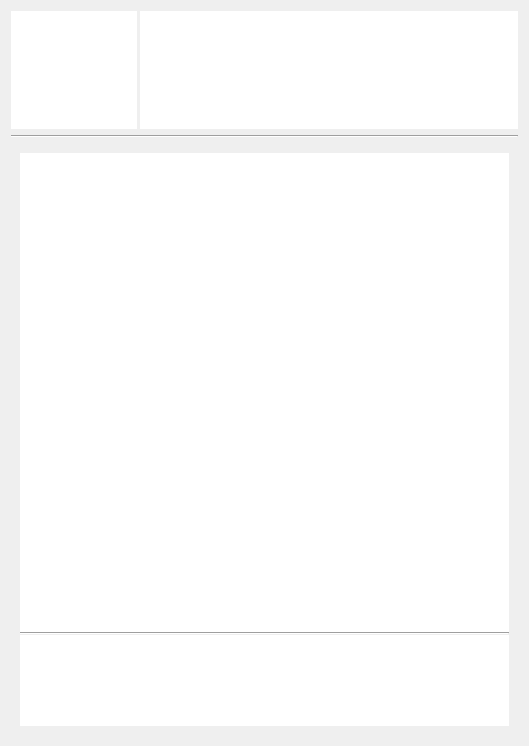
<?xml version="1.0" encoding="UTF-8"?>
<ui version="4.0">
 <class>Ticket</class>
 <widget class="QWidget" name="Ticket">
  <property name="geometry">
   <rect>
    <x>0</x>
    <y>0</y>
    <width>529</width>
    <height>746</height>
   </rect>
  </property>
  <property name="windowTitle">
   <string>Form</string>
  </property>
  <layout class="QVBoxLayout" name="verticalLayout_3">
   <item>
    <widget class="QWidget" name="widget_2" native="true">
     <property name="sizePolicy">
      <sizepolicy hsizetype="Preferred" vsizetype="Preferred">
       <horstretch>0</horstretch>
       <verstretch>1</verstretch>
      </sizepolicy>
     </property>
     <layout class="QHBoxLayout" name="horizontalLayout">
      <property name="spacing">
       <number>3</number>
      </property>
      <property name="leftMargin">
       <number>0</number>
      </property>
      <property name="topMargin">
       <number>0</number>
      </property>
      <property name="rightMargin">
       <number>0</number>
      </property>
      <property name="bottomMargin">
       <number>0</number>
      </property>
      <item>
       <widget class="QLabel" name="logo">
        <property name="sizePolicy">
         <sizepolicy hsizetype="Preferred" vsizetype="Preferred">
          <horstretch>3</horstretch>
          <verstretch>0</verstretch>
         </sizepolicy>
        </property>
        <property name="styleSheet">
         <string notr="true">background-color: rgb(255, 255, 255);</string>
        </property>
        <property name="text">
         <string/>
        </property>
        <property name="scaledContents">
         <bool>false</bool>
        </property>
       </widget>
      </item>
      <item>
       <widget class="QWidget" name="widget" native="true">
        <property name="sizePolicy">
         <sizepolicy hsizetype="Preferred" vsizetype="Preferred">
          <horstretch>9</horstretch>
          <verstretch>0</verstretch>
         </sizepolicy>
        </property>
        <layout class="QVBoxLayout" name="verticalLayout_2">
         <property name="spacing">
          <number>0</number>
         </property>
         <property name="leftMargin">
          <number>0</number>
         </property>
         <property name="topMargin">
          <number>0</number>
         </property>
         <property name="rightMargin">
          <number>0</number>
         </property>
         <property name="bottomMargin">
          <number>0</number>
         </property>
         <item>
          <widget class="DLabel" name="header1" native="true">
           <property name="sizePolicy">
            <sizepolicy hsizetype="Preferred" vsizetype="Preferred">
             <horstretch>0</horstretch>
             <verstretch>1</verstretch>
            </sizepolicy>
           </property>
           <property name="minimumSize">
            <size>
             <width>0</width>
             <height>0</height>
            </size>
           </property>
           <property name="styleSheet">
            <string notr="true">background-color: rgb(255, 255, 255);</string>
           </property>
           <property name="text" stdset="0">
            <string>PEMERINTAH KOTA KARAK KALIANG</string>
           </property>
          </widget>
         </item>
         <item>
          <widget class="DLabel" name="header2" native="true">
           <property name="sizePolicy">
            <sizepolicy hsizetype="Preferred" vsizetype="Preferred">
             <horstretch>0</horstretch>
             <verstretch>1</verstretch>
            </sizepolicy>
           </property>
           <property name="minimumSize">
            <size>
             <width>0</width>
             <height>0</height>
            </size>
           </property>
           <property name="styleSheet">
            <string notr="true">background-color: rgb(255, 255, 255);</string>
           </property>
           <property name="text" stdset="0">
            <string>KECAMATAN BUKIT BESTARI</string>
           </property>
          </widget>
         </item>
         <item>
          <widget class="DLabel" name="header3" native="true">
           <property name="sizePolicy">
            <sizepolicy hsizetype="Preferred" vsizetype="Preferred">
             <horstretch>0</horstretch>
             <verstretch>2</verstretch>
            </sizepolicy>
           </property>
           <property name="minimumSize">
            <size>
             <width>0</width>
             <height>0</height>
            </size>
           </property>
           <property name="styleSheet">
            <string notr="true">background-color: rgb(255, 255, 255);</string>
           </property>
           <property name="text" stdset="0">
            <string>KANDANG AYAM</string>
           </property>
          </widget>
         </item>
         <item>
          <widget class="DLabel" name="header4" native="true">
           <property name="sizePolicy">
            <sizepolicy hsizetype="Preferred" vsizetype="Preferred">
             <horstretch>0</horstretch>
             <verstretch>1</verstretch>
            </sizepolicy>
           </property>
           <property name="minimumSize">
            <size>
             <width>0</width>
             <height>0</height>
            </size>
           </property>
           <property name="styleSheet">
            <string notr="true">background-color: rgb(255, 255, 255);</string>
           </property>
           <property name="text" stdset="0">
            <string>Jl. Sungai Jang No. 79, Telp: 0770-412539</string>
           </property>
          </widget>
         </item>
         <item>
          <widget class="DLabel" name="header5" native="true">
           <property name="sizePolicy">
            <sizepolicy hsizetype="Preferred" vsizetype="Preferred">
             <horstretch>0</horstretch>
             <verstretch>1</verstretch>
            </sizepolicy>
           </property>
           <property name="minimumSize">
            <size>
             <width>0</width>
             <height>0</height>
            </size>
           </property>
           <property name="styleSheet">
            <string notr="true">background-color: rgb(255, 255, 255);</string>
           </property>
           <property name="text" stdset="0">
            <string>Kode Pos 987345</string>
           </property>
          </widget>
         </item>
        </layout>
       </widget>
      </item>
     </layout>
    </widget>
   </item>
   <item>
    <widget class="Line" name="line">
     <property name="orientation">
      <enum>Qt::Horizontal</enum>
     </property>
    </widget>
   </item>
   <item>
    <widget class="QWidget" name="widget_3" native="true">
     <property name="sizePolicy">
      <sizepolicy hsizetype="Preferred" vsizetype="Preferred">
       <horstretch>0</horstretch>
       <verstretch>5</verstretch>
      </sizepolicy>
     </property>
     <layout class="QVBoxLayout" name="verticalLayout">
      <property name="spacing">
       <number>0</number>
      </property>
      <item>
       <widget class="DLabel" name="w_dateTime" native="true">
        <property name="sizePolicy">
         <sizepolicy hsizetype="Preferred" vsizetype="Preferred">
          <horstretch>0</horstretch>
          <verstretch>5</verstretch>
         </sizepolicy>
        </property>
        <property name="styleSheet">
         <string notr="true">background-color: rgb(255, 255, 255);</string>
        </property>
        <property name="text" stdset="0">
         <string>Rabu, 10 Agustus 2016</string>
        </property>
       </widget>
      </item>
      <item>
       <widget class="DLabel" name="w_displayedName" native="true">
        <property name="sizePolicy">
         <sizepolicy hsizetype="Preferred" vsizetype="Preferred">
          <horstretch>0</horstretch>
          <verstretch>10</verstretch>
         </sizepolicy>
        </property>
        <property name="minimumSize">
         <size>
          <width>0</width>
          <height>0</height>
         </size>
        </property>
        <property name="styleSheet">
         <string notr="true">background-color: rgb(255, 255, 255);</string>
        </property>
        <property name="text" stdset="0">
         <string>LOKET 1</string>
        </property>
       </widget>
      </item>
      <item>
       <widget class="DLabel" name="widget_PELAYANAN" native="true">
        <property name="sizePolicy">
         <sizepolicy hsizetype="Preferred" vsizetype="Preferred">
          <horstretch>0</horstretch>
          <verstretch>10</verstretch>
         </sizepolicy>
        </property>
        <property name="minimumSize">
         <size>
          <width>0</width>
          <height>0</height>
         </size>
        </property>
        <property name="styleSheet">
         <string notr="true">background-color: rgb(255, 255, 255);</string>
        </property>
        <property name="text" stdset="0">
         <string>PELAYANAN</string>
        </property>
       </widget>
      </item>
      <item>
       <widget class="DLabel" name="w_groupAssignment" native="true">
        <property name="sizePolicy">
         <sizepolicy hsizetype="Preferred" vsizetype="Preferred">
          <horstretch>0</horstretch>
          <verstretch>17</verstretch>
         </sizepolicy>
        </property>
        <property name="minimumSize">
         <size>
          <width>0</width>
          <height>0</height>
         </size>
        </property>
        <property name="styleSheet">
         <string notr="true">background-color: rgb(255, 255, 255);</string>
        </property>
        <property name="text" stdset="0">
         <string>TELLER</string>
        </property>
       </widget>
      </item>
      <item>
       <widget class="DLabel" name="widget_13" native="true">
        <property name="sizePolicy">
         <sizepolicy hsizetype="Preferred" vsizetype="Preferred">
          <horstretch>0</horstretch>
          <verstretch>7</verstretch>
         </sizepolicy>
        </property>
        <property name="minimumSize">
         <size>
          <width>0</width>
          <height>0</height>
         </size>
        </property>
        <property name="styleSheet">
         <string notr="true">background-color: rgb(255, 255, 255);</string>
        </property>
        <property name="text" stdset="0">
         <string>Nomor Antrian Anda:</string>
        </property>
       </widget>
      </item>
      <item>
       <widget class="DLabel" name="w_ticket" native="true">
        <property name="sizePolicy">
         <sizepolicy hsizetype="Preferred" vsizetype="Preferred">
          <horstretch>0</horstretch>
          <verstretch>35</verstretch>
         </sizepolicy>
        </property>
        <property name="minimumSize">
         <size>
          <width>0</width>
          <height>0</height>
         </size>
        </property>
        <property name="font">
         <font>
          <weight>50</weight>
          <bold>false</bold>
         </font>
        </property>
        <property name="styleSheet">
         <string notr="true">background-color: rgb(255, 255, 255);</string>
        </property>
        <property name="text" stdset="0">
         <string>A-023</string>
        </property>
       </widget>
      </item>
      <item>
       <widget class="DLabel" name="w_numOfWaiting" native="true">
        <property name="sizePolicy">
         <sizepolicy hsizetype="Preferred" vsizetype="Preferred">
          <horstretch>0</horstretch>
          <verstretch>10</verstretch>
         </sizepolicy>
        </property>
        <property name="minimumSize">
         <size>
          <width>0</width>
          <height>0</height>
         </size>
        </property>
        <property name="styleSheet">
         <string notr="true">background-color: rgb(255, 255, 255);</string>
        </property>
        <property name="text" stdset="0">
         <string>Sisa antrian 19 orang, mohon menunggu.</string>
        </property>
       </widget>
      </item>
      <item>
       <widget class="DLabel" name="widget_18" native="true">
        <property name="sizePolicy">
         <sizepolicy hsizetype="Preferred" vsizetype="Preferred">
          <horstretch>0</horstretch>
          <verstretch>11</verstretch>
         </sizepolicy>
        </property>
        <property name="minimumSize">
         <size>
          <width>0</width>
          <height>0</height>
         </size>
        </property>
        <property name="styleSheet">
         <string notr="true">background-color: rgb(255, 255, 255);</string>
        </property>
        <property name="text" stdset="0">
         <string>Terima kasih atas kunjungan Anda !</string>
        </property>
       </widget>
      </item>
      <item>
       <widget class="Line" name="line_2">
        <property name="orientation">
         <enum>Qt::Horizontal</enum>
        </property>
       </widget>
      </item>
      <item>
       <widget class="DLabel" name="widget_20" native="true">
        <property name="sizePolicy">
         <sizepolicy hsizetype="Preferred" vsizetype="Preferred">
          <horstretch>0</horstretch>
          <verstretch>5</verstretch>
         </sizepolicy>
        </property>
        <property name="minimumSize">
         <size>
          <width>0</width>
          <height>0</height>
         </size>
        </property>
        <property name="font">
         <font>
          <family>Chancery Uralic</family>
          <italic>true</italic>
         </font>
        </property>
        <property name="styleSheet">
         <string notr="true">background-color: rgb(255, 255, 255);</string>
        </property>
        <property name="text" stdset="0">
         <string>Queueing system by:</string>
        </property>
       </widget>
      </item>
      <item>
       <widget class="DLabel" name="widget_19" native="true">
        <property name="sizePolicy">
         <sizepolicy hsizetype="Preferred" vsizetype="Preferred">
          <horstretch>0</horstretch>
          <verstretch>15</verstretch>
         </sizepolicy>
        </property>
        <property name="minimumSize">
         <size>
          <width>0</width>
          <height>0</height>
         </size>
        </property>
        <property name="font">
         <font>
          <family>Chancery Uralic</family>
          <italic>true</italic>
         </font>
        </property>
        <property name="styleSheet">
         <string notr="true">background-color: rgb(255, 255, 255);</string>
        </property>
        <property name="text" stdset="0">
         <string>AdoTechno Indonesia</string>
        </property>
       </widget>
      </item>
     </layout>
    </widget>
   </item>
  </layout>
 </widget>
 <customwidgets>
  <customwidget>
   <class>DLabel</class>
   <extends>QWidget</extends>
   <header>DLabel/dlabel.h</header>
   <container>1</container>
  </customwidget>
 </customwidgets>
 <resources/>
 <connections/>
</ui>
